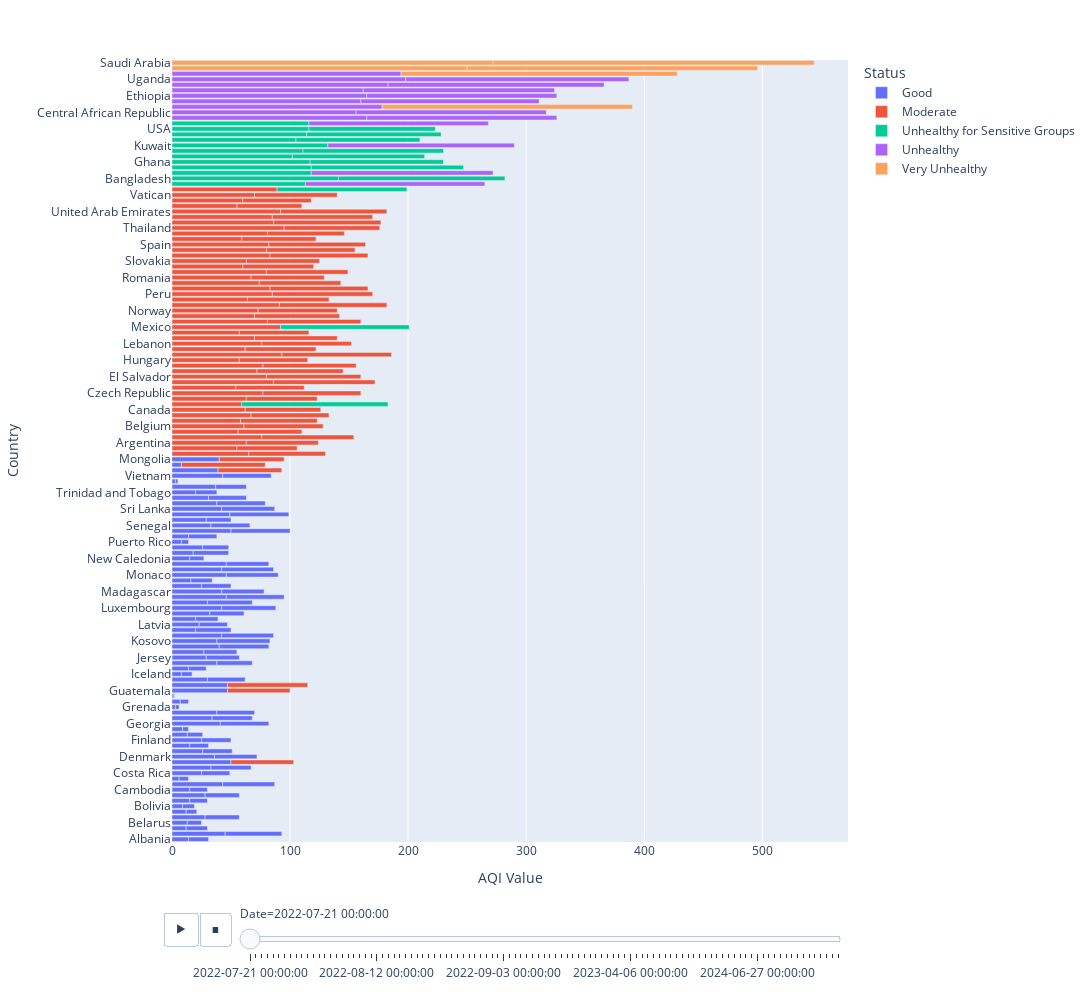

Notebook source saved alongside this figure:
### Markdown cell above
Soure [link](https://www.kaggle.com/code/bharat04/aqi-air-quality-eda-datetime-plotly-visualization)

It is interesting

This is skill issue !!!

### Code cell
plt.figure(figsize=(25,20))
px.bar(data, x = "AQI Value", y="Country", color="Status", animation_frame= "Date", width=1200 ,height=1000)

### Figure 1 — Plotly figure (JSON) as saved in the notebook; plotly's stock layout.template omitted (floating-point values rounded to 4 significant figures; data arrays with more than 128 entries replaced by an {"elided": "..."} marker saying what was removed)
{"data": [{"alignmentgroup": "True", "hovertemplate": "Status=Good<br>Date=2022-07-21 00:00:00<br>AQI Value=%{x}<br>Country=%{y}<extra></extra>", "legendgroup": "Good", "marker": {"color": "#636efa", "pattern": {"shape": ""}}, "name": "Good", "offsetgroup": "Good", "orientation": "h", "showlegend": true, "textposition": "auto", "type": "bar", "x": {"elided": "134 int values"}, "xaxis": "x", "y": {"elided": "134 str values"}, "yaxis": "y"}, {"alignmentgroup": "True", "hovertemplate": "Status=Moderate<br>Date=2022-07-21 00:00:00<br>AQI Value=%{x}<br>Country=%{y}<extra></extra>", "legendgroup": "Moderate", "marker": {"color": "#EF553B", "pattern": {"shape": ""}}, "name": "Moderate", "offsetgroup": "Moderate", "orientation": "h", "showlegend": true, "textposition": "auto", "type": "bar", "x": [65, 55, 63, 76, 56, 61, 58, 67, 62, 59, 63, 77, 54, 86, 80, 72, 77, 57, 93, 62, 76, 71, 70, 57, 92, 55, 81, 70, 73, 91, 64, 85, 83, 74, 67, 80, 60, 63, 83, 80, 82, 59, 81, 95, 86, 85, 92, 55, 60, 70, 65, 51, 61, 78, 54, 67, 65, 66, 64, 60, 53, 83, 58, 86, 80, 73, 79, 53, 68, 58, 93, 89, 60, 76, 70, 59, 79, 72, 67, 91, 69, 85, 83, 69, 62, 69, 60, 62, 83, 75, 82, 63, 65, 81, 91, 85, 90, 55, 58, 70, 54], "xaxis": "x", "y": ["Algeria", "Andorra", "Argentina", "Armenia", "Australia", "Belgium", "Bosnia and Herzegovina", "Brazil", "Canada", "Chad", "Colombia", "Czech Republic", "Ecuador", "Egypt", "El Salvador", "France", "Germany", "Hungary", "Indonesia", "Kazakhstan", "Lebanon", "Liberia", "Malaysia", "Malta", "Mexico", "Mongolia", "Nepal", "Netherlands", "Norway", "Pakistan", "Palestinian Territory", "Peru", "Philippines", "Poland", "Romania", "Russia", "Serbia", "Slovakia", "South Africa", "South Korea", "Spain", "Taiwan", "Tajikistan", "Thailand", "Turkey", "Turkmenistan", "United Arab Emirates", "Great Britain", "Uzbekistan", "Vatican", "Algeria", "Andorra", "Argentina", "Armenia", "Australia", "Belgium", "Bosnia and Herzegovina", "Brazil", "Canada", "Colombia", "Cyprus", "Czech Republic", "Ecuador", "Egypt", "El Salvador", "France", "Germany", "Guatemala", "Honduras", "Hungary", "Indonesia", "Japan", "Kazakhstan", "Lebanon", "Malaysia", "Malta", "Nepal", "Netherlands", "Norway", "Pakistan", "Palestinian Territory", "Peru", "Philippines", "Poland", "Romania", "Russia", "Serbia", "Slovakia", "South Africa", "South Korea", "Spain", "Taiwan", "Tajikistan", "Thailand", "Turkey", "Turkmenistan", "United Arab Emirates", "Great Britain", "Uzbekistan", "Vatican", "Zambia"], "yaxis": "y"}, {"alignmentgroup": "True", "hovertemplate": "Status=Unhealthy for Sensitive Groups<br>Date=2022-07-21 00:00:00<br>AQI Value=%{x}<br>Country=%{y}<extra></extra>", "legendgroup": "Unhealthy for Sensitive Groups", "marker": {"color": "#00cc96", "pattern": {"shape": ""}}, "name": "Unhealthy for Sensitive Groups", "offsetgroup": "Unhealthy for Sensitive Groups", "orientation": "h", "showlegend": true, "textposition": "auto", "type": "bar", "x": [113, 141, 118, 118, 117, 102, 111, 110, 132, 105, 114, 116, 141, 124, 129, 113, 112, 119, 109, 105, 114, 116, 107], "xaxis": "x", "y": ["Angola", "Bangladesh", "Burkina Faso", "Gabon", "Ghana", "Israel", "Italy", "Japan", "Kuwait", "Nigeria", "Sudan", "USA", "Bangladesh", "Chad", "Gabon", "Ghana", "Israel", "Italy", "Mexico", "Nigeria", "Sudan", "Togo", "USA"], "yaxis": "y"}, {"alignmentgroup": "True", "hovertemplate": "Status=Unhealthy<br>Date=2022-07-21 00:00:00<br>AQI Value=%{x}<br>Country=%{y}<extra></extra>", "legendgroup": "Unhealthy", "marker": {"color": "#ab63fa", "pattern": {"shape": ""}}, "name": "Unhealthy", "offsetgroup": "Unhealthy", "orientation": "h", "showlegend": true, "textposition": "auto", "type": "bar", "x": [165, 156, 178, 160, 165, 162, 183, 152, 198, 152, 161, 154, 161, 151, 161, 162, 194, 158, 183, 189], "xaxis": "x", "y": ["Bahrain", "Central African Republic", "Chile", "China", "Ethiopia", "India", "Qatar", "Togo", "Uganda", "Angola", "Bahrain", "Burkina Faso", "Central African Republic", "China", "Ethiopia", "India", "Iraq", "Kuwait", "Qatar", "Uganda"], "yaxis": "y"}, {"alignmentgroup": "True", "hovertemplate": "Status=Very Unhealthy<br>Date=2022-07-21 00:00:00<br>AQI Value=%{x}<br>Country=%{y}<extra></extra>", "legendgroup": "Very Unhealthy", "marker": {"color": "#FFA15A", "pattern": {"shape": ""}}, "name": "Very Unhealthy", "offsetgroup": "Very Unhealthy", "orientation": "h", "showlegend": true, "textposition": "auto", "type": "bar", "x": [250, 234, 272, 212, 246, 272], "xaxis": "x", "y": ["Iran", "Iraq", "Saudi Arabia", "Chile", "Iran", "Saudi Arabia"], "yaxis": "y"}], "layout": {"barmode": "relative", "height": 1000, "legend": {"title": {"text": "Status"}, "tracegroupgap": 0}, "margin": {"t": 60}, "sliders": [{"active": 0, "currentvalue": {"prefix": "Date="}, "len": 0.9, "pad": {"b": 10, "t": 60}, "steps": [{"args": [["2022-07-21 00:00:00"], {"frame": {"duration": 0, "redraw": true}, "fromcurrent": true, "mode": "immediate", "transition": {"duration": 0, "easing": "linear"}}], "label": "2022-07-21 00:00:00", "method": "animate"}, {"args": [["2022-07-22 00:00:00"], {"frame": {"duration": 0, "redraw": true}, "fromcurrent": true, "mode": "immediate", "transition": {"duration": 0, "easing": "linear"}}], "label": "2022-07-22 00:00:00", "method": "animate"}, {"args": [["2022-07-23 00:00:00"], {"frame": {"duration": 0, "redraw": true}, "fromcurrent": true, "mode": "immediate", "transition": {"duration": 0, "easing": "linear"}}], "label": "2022-07-23 00:00:00", "method": "animate"}, {"args": [["2022-07-24 00:00:00"], {"frame": {"duration": 0, "redraw": true}, "fromcurrent": true, "mode": "immediate", "transition": {"duration": 0, "easing": "linear"}}], "label": "2022-07-24 00:00:00", "method": "animate"}, {"args": [["2022-07-25 00:00:00"], {"frame": {"duration": 0, "redraw": true}, "fromcurrent": true, "mode": "immediate", "transition": {"duration": 0, "easing": "linear"}}], "label": "2022-07-25 00:00:00", "method": "animate"}, {"args": [["2022-07-26 00:00:00"], {"frame": {"duration": 0, "redraw": true}, "fromcurrent": true, "mode": "immediate", "transition": {"duration": 0, "easing": "linear"}}], "label": "2022-07-26 00:00:00", "method": "animate"}, {"args": [["2022-07-27 00:00:00"], {"frame": {"duration": 0, "redraw": true}, "fromcurrent": true, "mode": "immediate", "transition": {"duration": 0, "easing": "linear"}}], "label": "2022-07-27 00:00:00", "method": "animate"}, {"args": [["2022-07-28 00:00:00"], {"frame": {"duration": 0, "redraw": true}, "fromcurrent": true, "mode": "immediate", "transition": {"duration": 0, "easing": "linear"}}], "label": "2022-07-28 00:00:00", "method": "animate"}, {"args": [["2022-07-29 00:00:00"], {"frame": {"duration": 0, "redraw": true}, "fromcurrent": true, "mode": "immediate", "transition": {"duration": 0, "easing": "linear"}}], "label": "2022-07-29 00:00:00", "method": "animate"}, {"args": [["2022-07-30 00:00:00"], {"frame": {"duration": 0, "redraw": true}, "fromcurrent": true, "mode": "immediate", "transition": {"duration": 0, "easing": "linear"}}], "label": "2022-07-30 00:00:00", "method": "animate"}, {"args": [["2022-07-31 00:00:00"], {"frame": {"duration": 0, "redraw": true}, "fromcurrent": true, "mode": "immediate", "transition": {"duration": 0, "easing": "linear"}}], "label": "2022-07-31 00:00:00", "method": "animate"}, {"args": [["2022-08-01 00:00:00"], {"frame": {"duration": 0, "redraw": true}, "fromcurrent": true, "mode": "immediate", "transition": {"duration": 0, "easing": "linear"}}], "label": "2022-08-01 00:00:00", "method": "animate"}, {"args": [["2022-08-02 00:00:00"], {"frame": {"duration": 0, "redraw": true}, "fromcurrent": true, "mode": "immediate", "transition": {"duration": 0, "easing": "linear"}}], "label": "2022-08-02 00:00:00", "method": "animate"}, {"args": [["2022-08-03 00:00:00"], {"frame": {"duration": 0, "redraw": true}, "fromcurrent": true, "mode": "immediate", "transition": {"duration": 0, "easing": "linear"}}], "label": "2022-08-03 00:00:00", "method": "animate"}, {"args": [["2022-08-04 00:00:00"], {"frame": {"duration": 0, "redraw": true}, "fromcurrent": true, "mode": "immediate", "transition": {"duration": 0, "easing": "linear"}}], "label": "2022-08-04 00:00:00", "method": "animate"}, {"args": [["2022-08-05 00:00:00"], {"frame": {"duration": 0, "redraw": true}, "fromcurrent": true, "mode": "immediate", "transition": {"duration": 0, "easing": "linear"}}], "label": "2022-08-05 00:00:00", "method": "animate"}, {"args": [["2022-08-06 00:00:00"], {"frame": {"duration": 0, "redraw": true}, "fromcurrent": true, "mode": "immediate", "transition": {"duration": 0, "easing": "linear"}}], "label": "2022-08-06 00:00:00", "method": "animate"}, {"args": [["2022-08-07 00:00:00"], {"frame": {"duration": 0, "redraw": true}, "fromcurrent": true, "mode": "immediate", "transition": {"duration": 0, "easing": "linear"}}], "label": "2022-08-07 00:00:00", "method": "animate"}, {"args": [["2022-08-08 00:00:00"], {"frame": {"duration": 0, "redraw": true}, "fromcurrent": true, "mode": "immediate", "transition": {"duration": 0, "easing": "linear"}}], "label": "2022-08-08 00:00:00", "method": "animate"}, {"args": [["2022-08-09 00:00:00"], {"frame": {"duration": 0, "redraw": true}, "fromcurrent": true, "mode": "immediate", "transition": {"duration": 0, "easing": "linear"}}], "label": "2022-08-09 00:00:00", "method": "animate"}, {"args": [["2022-08-10 00:00:00"], {"frame": {"duration": 0, "redraw": true}, "fromcurrent": true, "mode": "immediate", "transition": {"duration": 0, "easing": "linear"}}], "label": "2022-08-10 00:00:00", "method": "animate"}, {"args": [["2022-08-11 00:00:00"], {"frame": {"duration": 0, "redraw": true}, "fromcurrent": true, "mode": "immediate", "transition": {"duration": 0, "easing": "linear"}}], "label": "2022-08-11 00:00:00", "method": "animate"}, {"args": [["2022-08-12 00:00:00"], {"frame": {"duration": 0, "redraw": true}, "fromcurrent": true, "mode": "immediate", "transition": {"duration": 0, "easing": "linear"}}], "label": "2022-08-12 00:00:00", "method": "animate"}, {"args": [["2022-08-13 00:00:00"], {"frame": {"duration": 0, "redraw": true}, "fromcurrent": true, "mode": "immediate", "transition": {"duration": 0, "easing": "linear"}}], "label": "2022-08-13 00:00:00", "method": "animate"}, {"args": [["2022-08-14 00:00:00"], {"frame": {"duration": 0, "redraw": true}, "fromcurrent": true, "mode": "immediate", "transition": {"duration": 0, "easing": "linear"}}], "label": "2022-08-14 00:00:00", "method": "animate"}, {"args": [["2022-08-15 00:00:00"], {"frame": {"duration": 0, "redraw": true}, "fromcurrent": true, "mode": "immediate", "transition": {"duration": 0, "easing": "linear"}}], "label": "2022-08-15 00:00:00", "method": "animate"}, {"args": [["2022-08-16 00:00:00"], {"frame": {"duration": 0, "redraw": true}, "fromcurrent": true, "mode": "immediate", "transition": {"duration": 0, "easing": "linear"}}], "label": "2022-08-16 00:00:00", "method": "animate"}, {"args": [["2022-08-17 00:00:00"], {"frame": {"duration": 0, "redraw": true}, "fromcurrent": true, "mode": "immediate", "transition": {"duration": 0, "easing": "linear"}}], "label": "2022-08-17 00:00:00", "method": "animate"}, {"args": [["2022-08-18 00:00:00"], {"frame": {"duration": 0, "redraw": true}, "fromcurrent": true, "mode": "immediate", "transition": {"duration": 0, "easing": "linear"}}], "label": "2022-08-18 00:00:00", "method": "animate"}, {"args": [["2022-08-19 00:00:00"], {"frame": {"duration": 0, "redraw": true}, "fromcurrent": true, "mode": "immediate", "transition": {"duration": 0, "easing": "linear"}}], "label": "2022-08-19 00:00:00", "method": "animate"}, {"args": [["2022-08-20 00:00:00"], {"frame": {"duration": 0, "redraw": true}, "fromcurrent": true, "mode": "immediate", "transition": {"duration": 0, "easing": "linear"}}], "label": "2022-08-20 00:00:00", "method": "animate"}, {"args": [["2022-08-21 00:00:00"], {"frame": {"duration": 0, "redraw": true}, "fromcurrent": true, "mode": "immediate", "transition": {"duration": 0, "easing": "linear"}}], "label": "2022-08-21 00:00:00", "method": "animate"}, {"args": [["2022-08-22 00:00:00"], {"frame": {"duration": 0, "redraw": true}, "fromcurrent": true, "mode": "immediate", "transition": {"duration": 0, "easing": "linear"}}], "label": "2022-08-22 00:00:00", "method": "animate"}, {"args": [["2022-08-23 00:00:00"], {"frame": {"duration": 0, "redraw": true}, "fromcurrent": true, "mode": "immediate", "transition": {"duration": 0, "easing": "linear"}}], "label": "2022-08-23 00:00:00", "method": "animate"}, {"args": [["2022-08-24 00:00:00"], {"frame": {"duration": 0, "redraw": true}, "fromcurrent": true, "mode": "immediate", "transition": {"duration": 0, "easing": "linear"}}], "label": "2022-08-24 00:00:00", "method": "animate"}, {"args": [["2022-08-25 00:00:00"], {"frame": {"duration": 0, "redraw": true}, "fromcurrent": true, "mode": "immediate", "transition": {"duration": 0, "easing": "linear"}}], "label": "2022-08-25 00:00:00", "method": "animate"}, {"args": [["2022-08-26 00:00:00"], {"frame": {"duration": 0, "redraw": true}, "fromcurrent": true, "mode": "immediate", "transition": {"duration": 0, "easing": "linear"}}], "label": "2022-08-26 00:00:00", "method": "animate"}, {"args": [["2022-08-27 00:00:00"], {"frame": {"duration": 0, "redraw": true}, "fromcurrent": true, "mode": "immediate", "transition": {"duration": 0, "easing": "linear"}}], "label": "2022-08-27 00:00:00", "method": "animate"}, {"args": [["2022-08-28 00:00:00"], {"frame": {"duration": 0, "redraw": true}, "fromcurrent": true, "mode": "immediate", "transition": {"duration": 0, "easing": "linear"}}], "label": "2022-08-28 00:00:00", "method": "animate"}, {"args": [["2022-08-29 00:00:00"], {"frame": {"duration": 0, "redraw": true}, "fromcurrent": true, "mode": "immediate", "transition": {"duration": 0, "easing": "linear"}}], "label": "2022-08-29 00:00:00", "method": "animate"}, {"args": [["2022-08-30 00:00:00"], {"frame": {"duration": 0, "redraw": true}, "fromcurrent": true, "mode": "immediate", "transition": {"duration": 0, "easing": "linear"}}], "label": "2022-08-30 00:00:00", "method": "animate"}, {"args": [["2022-08-31 00:00:00"], {"frame": {"duration": 0, "redraw": true}, "fromcurrent": true, "mode": "immediate", "transition": {"duration": 0, "easing": "linear"}}], "label": "2022-08-31 00:00:00", "method": "animate"}, {"args": [["2022-09-01 00:00:00"], {"frame": {"duration": 0, "redraw": true}, "fromcurrent": true, "mode": "immediate", "transition": {"duration": 0, "easing": "linear"}}], "label": "2022-09-01 00:00:00", "method": "animate"}, {"args": [["2022-09-02 00:00:00"], {"frame": {"duration": 0, "redraw": true}, "fromcurrent": true, "mode": "immediate", "transition": {"duration": 0, "easing": "linear"}}], "label": "2022-09-02 00:00:00", "method": "animate"}, {"args": [["2022-09-03 00:00:00"], {"frame": {"duration": 0, "redraw": true}, "fromcurrent": true, "mode": "immediate", "transition": {"duration": 0, "easing": "linear"}}], "label": "2022-09-03 00:00:00", "method": "animate"}, {"args": [["2022-09-04 00:00:00"], {"frame": {"duration": 0, "redraw": true}, "fromcurrent": true, "mode": "immediate", "transition": {"duration": 0, "easing": "linear"}}], "label": "2022-09-04 00:00:00", "method": "animate"}, {"args": [["2022-09-05 00:00:00"], {"frame": {"duration": 0, "redraw": true}, "fromcurrent": true, "mode": "immediate", "transition": {"duration": 0, "easing": "linear"}}], "label": "2022-09-05 00:00:00", "method": "animate"}, {"args": [["2022-09-06 00:00:00"], {"frame": {"duration": 0, "redraw": true}, "fromcurrent": true, "mode": "immediate", "transition": {"duration": 0, "easing": "linear"}}], "label": "2022-09-06 00:00:00", "method": "animate"}, {"args": [["2022-09-07 00:00:00"], {"frame": {"duration": 0, "redraw": true}, "fromcurrent": true, "mode": "immediate", "transition": {"duration": 0, "easing": "linear"}}], "label": "2022-09-07 00:00:00", "method": "animate"}, {"args": [["2022-09-08 00:00:00"], {"frame": {"duration": 0, "redraw": true}, "fromcurrent": true, "mode": "immediate", "transition": {"duration": 0, "easing": "linear"}}], "label": "2022-09-08 00:00:00", "method": "animate"}, {"args": [["2022-09-09 00:00:00"], {"frame": {"duration": 0, "redraw": true}, "fromcurrent": true, "mode": "immediate", "transition": {"duration": 0, "easing": "linear"}}], "label": "2022-09-09 00:00:00", "method": "animate"}, {"args": [["2022-09-10 00:00:00"], {"frame": {"duration": 0, "redraw": true}, "fromcurrent": true, "mode": "immediate", "transition": {"duration": 0, "easing": "linear"}}], "label": "2022-09-10 00:00:00", "method": "animate"}, {"args": [["2022-09-11 00:00:00"], {"frame": {"duration": 0, "redraw": true}, "fromcurrent": true, "mode": "immediate", "transition": {"duration": 0, "easing": "linear"}}], "label": "2022-09-11 00:00:00", "method": "animate"}, {"args": [["2022-09-12 00:00:00"], {"frame": {"duration": 0, "redraw": true}, "fromcurrent": true, "mode": "immediate", "transition": {"duration": 0, "easing": "linear"}}], "label": "2022-09-12 00:00:00", "method": "animate"}, {"args": [["2022-09-13 00:00:00"], {"frame": {"duration": 0, "redraw": true}, "fromcurrent": true, "mode": "immediate", "transition": {"duration": 0, "easing": "linear"}}], "label": "2022-09-13 00:00:00", "method": "animate"}, {"args": [["2022-09-14 00:00:00"], {"frame": {"duration": 0, "redraw": true}, "fromcurrent": true, "mode": "immediate", "transition": {"duration": 0, "easing": "linear"}}], "label": "2022-09-14 00:00:00", "method": "animate"}, {"args": [["2022-09-15 00:00:00"], {"frame": {"duration": 0, "redraw": true}, "fromcurrent": true, "mode": "immediate", "transition": {"duration": 0, "easing": "linear"}}], "label": "2022-09-15 00:00:00", "method": "animate"}, {"args": [["2022-09-16 00:00:00"], {"frame": {"duration": 0, "redraw": true}, "fromcurrent": true, "mode": "immediate", "transition": {"duration": 0, "easing": "linear"}}], "label": "2022-09-16 00:00:00", "method": "animate"}, {"args": [["2022-09-17 00:00:00"], {"frame": {"duration": 0, "redraw": true}, "fromcurrent": true, "mode": "immediate", "transition": {"duration": 0, "easing": "linear"}}], "label": "2022-09-17 00:00:00", "method": "animate"}, {"args": [["2022-09-18 00:00:00"], {"frame": {"duration": 0, "redraw": true}, "fromcurrent": true, "mode": "immediate", "transition": {"duration": 0, "easing": "linear"}}], "label": "2022-09-18 00:00:00", "method": "animate"}, {"args": [["2022-09-19 00:00:00"], {"frame": {"duration": 0, "redraw": true}, "fromcurrent": true, "mode": "immediate", "transition": {"duration": 0, "easing": "linear"}}], "label": "2022-09-19 00:00:00", "method": "animate"}, {"args": [["2022-09-20 00:00:00"], {"frame": {"duration": 0, "redraw": true}, "fromcurrent": true, "mode": "immediate", "transition": {"duration": 0, "easing": "linear"}}], "label": "2022-09-20 00:00:00", "method": "animate"}, {"args": [["2022-09-21 00:00:00"], {"frame": {"duration": 0, "redraw": true}, "fromcurrent": true, "mode": "immediate", "transition": {"duration": 0, "easing": "linear"}}], "label": "2022-09-21 00:00:00", "method": "animate"}, {"args": [["2022-09-22 00:00:00"], {"frame": {"duration": 0, "redraw": true}, "fromcurrent": true, "mode": "immediate", "transition": {"duration": 0, "easing": "linear"}}], "label": "2022-09-22 00:00:00", "method": "animate"}, {"args": [["2023-01-12 00:00:00"], {"frame": {"duration": 0, "redraw": true}, "fromcurrent": true, "mode": "immediate", "transition": {"duration": 0, "easing": "linear"}}], "label": "2023-01-12 00:00:00", "method": "animate"}, {"args": [["2023-03-30 00:00:00"], {"frame": {"duration": 0, "redraw": true}, "fromcurrent": true, "mode": "immediate", "transition": {"duration": 0, "easing": "linear"}}], "label": "2023-03-30 00:00:00", "method": "animate"}, {"args": [["2023-04-06 00:00:00"], {"frame": {"duration": 0, "redraw": true}, "fromcurrent": true, "mode": "immediate", "transition": {"duration": 0, "easing": "linear"}}], "label": "2023-04-06 00:00:00", "method": "animate"}, {"args": [["2023-04-13 00:00:00"], {"frame": {"duration": 0, "redraw": true}, "fromcurrent": true, "mode": "immediate", "transition": {"duration": 0, "easing": "linear"}}], "label": "2023-04-13 00:00:00", "method": "animate"}, {"args": [["2023-04-20 00:00:00"], {"frame": {"duration": 0, "redraw": true}, "fromcurrent": true, "mode": "immediate", "transition": {"duration": 0, "easing": "linear"}}], "label": "2023-04-20 00:00:00", "method": "animate"}, {"args": [["2023-04-27 00:00:00"], {"frame": {"duration": 0, "redraw": true}, "fromcurrent": true, "mode": "immediate", "transition": {"duration": 0, "easing": "linear"}}], "label": "2023-04-27 00:00:00", "method": "animate"}, {"args": [["2023-05-04 00:00:00"], {"frame": {"duration": 0, "redraw": true}, "fromcurrent": true, "mode": "immediate", "transition": {"duration": 0, "easing": "linear"}}], "label": "2023-05-04 00:00:00", "method": "animate"}, {"args": [["2023-05-11 00:00:00"], {"frame": {"duration": 0, "redraw": true}, "fromcurrent": true, "mode": "immediate", "transition": {"duration": 0, "easing": "linear"}}], "label": "2023-05-11 00:00:00", "method": "animate"}, {"args": [["2023-05-18 00:00:00"], {"frame": {"duration": 0, "redraw": true}, "fromcurrent": true, "mode": "immediate", "transition": {"duration": 0, "easing": "linear"}}], "label": "2023-05-18 00:00:00", "method": "animate"}, {"args": [["2023-05-25 00:00:00"], {"frame": {"duration": 0, "redraw": true}, "fromcurrent": true, "mode": "immediate", "transition": {"duration": 0, "easing": "linear"}}], "label": "2023-05-25 00:00:00", "method": "animate"}, {"args": [["2023-06-01 00:00:00"], {"frame": {"duration": 0, "redraw": true}, "fromcurrent": true, "mode": "immediate", "transition": {"duration": 0, "easing": "linear"}}], "label": "2023-06-01 00:00:00", "method": "animate"}, {"args": [["2023-06-08 00:00:00"], {"frame": {"duration": 0, "redraw": true}, "fromcurrent": true, "mode": "immediate", "transition": {"duration": 0, "easing": "linear"}}], "label": "2023-06-08 00:00:00", "method": "animate"}, {"args": [["2023-06-15 00:00:00"], {"frame": {"duration": 0, "redraw": true}, "fromcurrent": true, "mode": "immediate", "transition": {"duration": 0, "easing": "linear"}}], "label": "2023-06-15 00:00:00", "method": "animate"}, {"args": [["2023-06-22 00:00:00"], {"frame": {"duration": 0, "redraw": true}, "fromcurrent": true, "mode": "immediate", "transition": {"duration": 0, "easing": "linear"}}], "label": "2023-06-22 00:00:00", "method": "animate"}, {"args": [["2023-06-29 00:00:00"], {"frame": {"duration": 0, "redraw": true}, "fromcurrent": true, "mode": "immediate", "transition": {"duration": 0, "easing": "linear"}}], "label": "2023-06-29 00:00:00", "method": "animate"}, {"args": [["2023-07-06 00:00:00"], {"frame": {"duration": 0, "redraw": true}, "fromcurrent": true, "mode": "immediate", "transition": {"duration": 0, "easing": "linear"}}], "label": "2023-07-06 00:00:00", "method": "animate"}, {"args": [["2023-07-13 00:00:00"], {"frame": {"duration": 0, "redraw": true}, "fromcurrent": true, "mode": "immediate", "transition": {"duration": 0, "easing": "linear"}}], "label": "2023-07-13 00:00:00", "method": "animate"}, {"args": [["2023-07-20 00:00:00"], {"frame": {"duration": 0, "redraw": true}, "fromcurrent": true, "mode": "immediate", "transition": {"duration": 0, "easing": "linear"}}], "label": "2023-07-20 00:00:00", "method": "animate"}, {"args": [["2023-07-27 00:00:00"], {"frame": {"duration": 0, "redraw": true}, "fromcurrent": true, "mode": "immediate", "transition": {"duration": 0, "easing": "linear"}}], "label": "2023-07-27 00:00:00", "method": "animate"}, {"args": [["2023-08-03 00:00:00"], {"frame": {"duration": 0, "redraw": true}, "fromcurrent": true, "mode": "immediate", "transition": {"duration": 0, "easing": "linear"}}], "label": "2023-08-03 00:00:00", "method": "animate"}, {"args": [["2023-08-10 00:00:00"], {"frame": {"duration": 0, "redraw": true}, "fromcurrent": true, "mode": "immediate", "transition": {"duration": 0, "easing": "linear"}}], "label": "2023-08-10 00:00:00", "method": "animate"}, {"args": [["2024-06-06 00:00:00"], {"frame": {"duration": 0, "redraw": true}, "fromcurrent": true, "mode": "immediate", "transition": {"duration": 0, "easing": "linear"}}], "label": "2024-06-06 00:00:00", "method": "animate"}, {"args": [["2024-06-13 00:00:00"], {"frame": {"duration": 0, "redraw": true}, "fromcurrent": true, "mode": "immediate", "transition": {"duration": 0, "easing": "linear"}}], "label": "2024-06-13 00:00:00", "method": "animate"}, {"args": [["2024-06-20 00:00:00"], {"frame": {"duration": 0, "redraw": true}, "fromcurrent": true, "mode": "immediate", "transition": {"duration": 0, "easing": "linear"}}], "label": "2024-06-20 00:00:00", "method": "animate"}, {"args": [["2024-06-27 00:00:00"], {"frame": {"duration": 0, "redraw": true}, "fromcurrent": true, "mode": "immediate", "transition": {"duration": 0, "easing": "linear"}}], "label": "2024-06-27 00:00:00", "method": "animate"}, {"args": [["2024-07-04 00:00:00"], {"frame": {"duration": 0, "redraw": true}, "fromcurrent": true, "mode": "immediate", "transition": {"duration": 0, "easing": "linear"}}], "label": "2024-07-04 00:00:00", "method": "animate"}, {"args": [["2024-07-11 00:00:00"], {"frame": {"duration": 0, "redraw": true}, "fromcurrent": true, "mode": "immediate", "transition": {"duration": 0, "easing": "linear"}}], "label": "2024-07-11 00:00:00", "method": "animate"}, {"args": [["2024-07-18 00:00:00"], {"frame": {"duration": 0, "redraw": true}, "fromcurrent": true, "mode": "immediate", "transition": {"duration": 0, "easing": "linear"}}], "label": "2024-07-18 00:00:00", "method": "animate"}, {"args": [["2024-07-25 00:00:00"], {"frame": {"duration": 0, "redraw": true}, "fromcurrent": true, "mode": "immediate", "transition": {"duration": 0, "easing": "linear"}}], "label": "2024-07-25 00:00:00", "method": "animate"}, {"args": [["2024-08-01 00:00:00"], {"frame": {"duration": 0, "redraw": true}, "fromcurrent": true, "mode": "immediate", "transition": {"duration": 0, "easing": "linear"}}], "label": "2024-08-01 00:00:00", "method": "animate"}, {"args": [["2024-08-08 00:00:00"], {"frame": {"duration": 0, "redraw": true}, "fromcurrent": true, "mode": "immediate", "transition": {"duration": 0, "easing": "linear"}}], "label": "2024-08-08 00:00:00", "method": "animate"}, {"args": [["2024-08-15 00:00:00"], {"frame": {"duration": 0, "redraw": true}, "fromcurrent": true, "mode": "immediate", "transition": {"duration": 0, "easing": "linear"}}], "label": "2024-08-15 00:00:00", "method": "animate"}, {"args": [["2024-08-22 00:00:00"], {"frame": {"duration": 0, "redraw": true}, "fromcurrent": true, "mode": "immediate", "transition": {"duration": 0, "easing": "linear"}}], "label": "2024-08-22 00:00:00", "method": "animate"}, {"args": [["2024-08-29 00:00:00"], {"frame": {"duration": 0, "redraw": true}, "fromcurrent": true, "mode": "immediate", "transition": {"duration": 0, "easing": "linear"}}], "label": "2024-08-29 00:00:00", "method": "animate"}, {"args": [["2024-09-05 00:00:00"], {"frame": {"duration": 0, "redraw": true}, "fromcurrent": true, "mode": "immediate", "transition": {"duration": 0, "easing": "linear"}}], "label": "2024-09-05 00:00:00", "method": "animate"}, {"args": [["2024-09-12 00:00:00"], {"frame": {"duration": 0, "redraw": true}, "fromcurrent": true, "mode": "immediate", "transition": {"duration": 0, "easing": "linear"}}], "label": "2024-09-12 00:00:00", "method": "animate"}, {"args": [["2024-09-19 00:00:00"], {"frame": {"duration": 0, "redraw": true}, "fromcurrent": true, "mode": "immediate", "transition": {"duration": 0, "easing": "linear"}}], "label": "2024-09-19 00:00:00", "method": "animate"}, {"args": [["2024-09-26 00:00:00"], {"frame": {"duration": 0, "redraw": true}, "fromcurrent": true, "mode": "immediate", "transition": {"duration": 0, "easing": "linear"}}], "label": "2024-09-26 00:00:00", "method": "animate"}, {"args": [["2024-10-03 00:00:00"], {"frame": {"duration": 0, "redraw": true}, "fromcurrent": true, "mode": "immediate", "transition": {"duration": 0, "easing": "linear"}}], "label": "2024-10-03 00:00:00", "method": "animate"}], "x": 0.1, "xanchor": "left", "y": 0, "yanchor": "top"}], "updatemenus": [{"buttons": [{"args": [null, {"frame": {"duration": 500, "redraw": true}, "fromcurrent": true, "mode": "immediate", "transition": {"duration": 500, "easing": "linear"}}], "label": "&#9654;", "method": "animate"}, {"args": [[null], {"frame": {"duration": 0, "redraw": true}, "fromcurrent": true, "mode": "immediate", "transition": {"duration": 0, "easing": "linear"}}], "label": "&#9724;", "method": "animate"}], "direction": "left", "pad": {"r": 10, "t": 70}, "showactive": false, "type": "buttons", "x": 0.1, "xanchor": "right", "y": 0, "yanchor": "top"}], "width": 1200, "xaxis": {"anchor": "y", "domain": [0, 1], "title": {"text": "AQI Value"}}, "yaxis": {"anchor": "x", "domain": [0, 1], "title": {"text": "Country"}}}}
